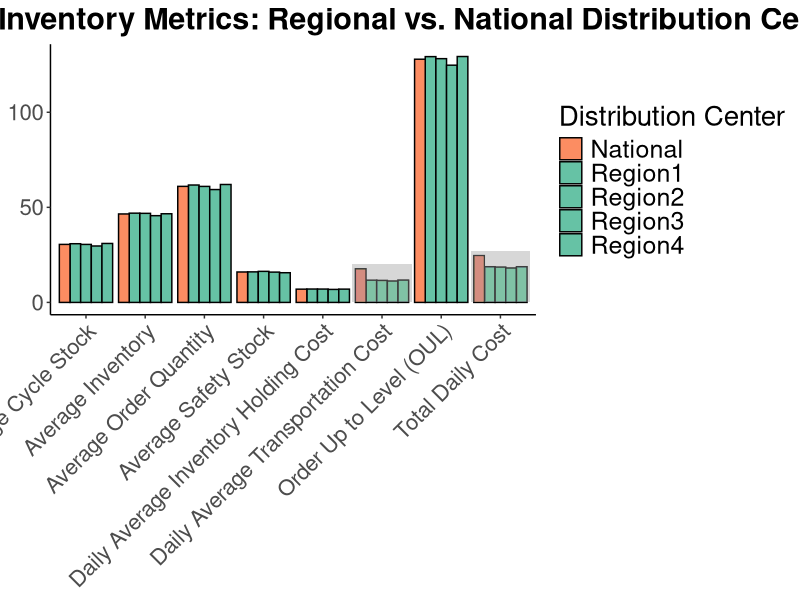

Reproduce this figure in R.
## ---- chunk 1
library(tidyverse)
library(magrittr)
library(scales)
library(data.table)
library(readxl)
library(knitr)
library(ggthemes)
## ---- chunk 2
product2 <- read_excel("Homework3_data.xlsx", 
                       sheet = "Product2")

## ---- chunk 3
product2 %>%
  head(10) %>%
  knitr::kable(digits = 2)

## ---- chunk 4
# Calculate average daily demand (D) for each region
D_region1 <- mean(product2$Region1)
D_region2 <- mean(product2$Region2)
D_region3 <- mean(product2$Region3)
D_region4 <- mean(product2$Region4)


D_values <- data.frame(
  Region = c("Region1", "Region2", "Region3", "Region4"),
  Average_Daily_Demand = c(D_region1, D_region2, D_region3, D_region4)
)

D_values
## ---- chunk 5
# Calculate standard deviation of daily demand (σ) for each region
sigma_region1 <- sd(product2$Region1)
sigma_region2 <- sd(product2$Region2)
sigma_region3 <- sd(product2$Region3)
sigma_region4 <- sd(product2$Region4)


sigma_values <- data.frame(
  Region = c("Region1", "Region2", "Region3", "Region4"),
  Standard_Deviation = c(sigma_region1, sigma_region2, sigma_region3, sigma_region4)
)

sigma_values
## ---- chunk 6

## ---- chunk 7
# Constants
L <- 5  # Lead time in days
R <- 6  # Review interval in days

# Calculate demand during lead time plus review period (D_{L+R}) for each region
D_L_R_region1 <- D_region1 * (L + R)
D_L_R_region2 <- D_region2 * (L + R)
D_L_R_region3 <- D_region3 * (L + R)
D_L_R_region4 <- D_region4 * (L + R)

D_L_R_values <- data.frame(
  Region = c("Region1", "Region2", "Region3", "Region4"),
  Demand_During_L_R = c(D_L_R_region1, D_L_R_region2, D_L_R_region3, D_L_R_region4)
)

D_L_R_values

## ---- chunk 8
# Calculate the Z-score for a 95% service level
Z <- qnorm(0.95)

# Calculate safety stock for each region
safety_stock_region1 <- Z * sigma_region1 * sqrt(L + R)
safety_stock_region2 <- Z * sigma_region2 * sqrt(L + R)
safety_stock_region3 <- Z * sigma_region3 * sqrt(L + R)
safety_stock_region4 <- Z * sigma_region4 * sqrt(L + R)

safety_stock_values <- data.frame(
  Region = c("Region1", "Region2", "Region3", "Region4"),
  Safety_Stock = c(safety_stock_region1, safety_stock_region2, safety_stock_region3, safety_stock_region4)
)

safety_stock_values
## ---- chunk 9
# Calculate Order Up to Level (OUL) for each region
OUL_region1 <- D_L_R_region1 + safety_stock_region1
OUL_region2 <- D_L_R_region2 + safety_stock_region2
OUL_region3 <- D_L_R_region3 + safety_stock_region3
OUL_region4 <- D_L_R_region4 + safety_stock_region4

OUL_values <- data.frame(
  Region = c("Region1", "Region2", "Region3", "Region4"),
  OUL = c(OUL_region1, OUL_region2, OUL_region3, OUL_region4)
)

OUL_values %>% 
  knitr::kable()
## ---- chunk 10
# Calculate the average order quantity for each region
average_order_quantity_region1 <- D_region1 * R
average_order_quantity_region2 <- D_region2 * R
average_order_quantity_region3 <- D_region3 * R
average_order_quantity_region4 <- D_region4 * R

average_order_quantity_values <- data.frame(
  Region = c("Region1", "Region2", "Region3", "Region4"),
  Average_Order_Quantity = c(average_order_quantity_region1, average_order_quantity_region2, average_order_quantity_region3, average_order_quantity_region4)
)

average_order_quantity_values %>% 
  knitr::kable()

## ---- chunk 11
# Calculate the average cycle stock for each region
average_cycle_stock_region1 <- average_order_quantity_region1 / 2
average_cycle_stock_region2 <- average_order_quantity_region2 / 2
average_cycle_stock_region3 <- average_order_quantity_region3 / 2
average_cycle_stock_region4 <- average_order_quantity_region4 / 2

average_cycle_stock_values <- data.frame(
  Region = c("Region1", "Region2", "Region3", "Region4"),
  Average_Cycle_Stock = c(average_cycle_stock_region1, average_cycle_stock_region2, average_cycle_stock_region3, average_cycle_stock_region4)
)

average_cycle_stock_values %>% 
  knitr::kable()

## ---- chunk 12
# Calculate the average inventory for each region
average_inventory_region1 <- average_cycle_stock_region1 + safety_stock_region1
average_inventory_region2 <- average_cycle_stock_region2 + safety_stock_region2
average_inventory_region3 <- average_cycle_stock_region3 + safety_stock_region3
average_inventory_region4 <- average_cycle_stock_region4 + safety_stock_region4

average_inventory_values <- data.frame(
  Region = c("Region1", "Region2", "Region3", "Region4"),
  Average_Inventory = c(average_inventory_region1, average_inventory_region2, average_inventory_region3, average_inventory_region4)
)

average_inventory_values %>% 
  knitr::kable()
## ---- chunk 13
# Holding cost per unit per day
holding_cost_per_unit_per_day <- 0.15

# Calculate the daily average inventory holding cost for each region
daily_average_inventory_holding_cost_region1 <- average_inventory_region1 * holding_cost_per_unit_per_day
daily_average_inventory_holding_cost_region2 <- average_inventory_region2 * holding_cost_per_unit_per_day
daily_average_inventory_holding_cost_region3 <- average_inventory_region3 * holding_cost_per_unit_per_day
daily_average_inventory_holding_cost_region4 <- average_inventory_region4 * holding_cost_per_unit_per_day

daily_average_inventory_holding_cost_values <- data.frame(
  Region = c("Region1", "Region2", "Region3", "Region4"),
  Daily_Average_Inventory_Holding_Cost = c(daily_average_inventory_holding_cost_region1, daily_average_inventory_holding_cost_region2, daily_average_inventory_holding_cost_region3, daily_average_inventory_holding_cost_region4)
)

daily_average_inventory_holding_cost_values %>% 
  knitr::kable()
## ---- chunk 14
# Transportation costs
inbound_cost <- 0.09
outbound_cost <- 0.10

# Calculate the daily average transportation cost for each region
daily_average_transportation_cost_region1 <- average_order_quantity_region1 * (inbound_cost + outbound_cost)
daily_average_transportation_cost_region2 <- average_order_quantity_region2 * (inbound_cost + outbound_cost)
daily_average_transportation_cost_region3 <- average_order_quantity_region3 * (inbound_cost + outbound_cost)
daily_average_transportation_cost_region4 <- average_order_quantity_region4 * (inbound_cost + outbound_cost)

daily_average_transportation_cost_values <- data.frame(
  Region = c("Region1", "Region2", "Region3", "Region4"),
  Daily_Average_Transportation_Cost = c(daily_average_transportation_cost_region1, daily_average_transportation_cost_region2, daily_average_transportation_cost_region3, daily_average_transportation_cost_region4)
)

daily_average_transportation_cost_values %>% 
  knitr::kable()
  
## ---- chunk 15
# Calculate the total daily cost for each region
total_daily_cost_region1 <- daily_average_inventory_holding_cost_region1 + daily_average_transportation_cost_region1
total_daily_cost_region2 <- daily_average_inventory_holding_cost_region2 + daily_average_transportation_cost_region2
total_daily_cost_region3 <- daily_average_inventory_holding_cost_region3 + daily_average_transportation_cost_region3
total_daily_cost_region4 <- daily_average_inventory_holding_cost_region4 + daily_average_transportation_cost_region4

# Create a data frame to store the results
total_daily_cost_values <- data.frame(
  Region = c("Region1", "Region2", "Region3", "Region4"),
  Total_Daily_Cost = c(total_daily_cost_region1, total_daily_cost_region2, total_daily_cost_region3, total_daily_cost_region4)
)

total_daily_cost_values %>% 
  knitr::kable()

## ---- chunk 16
# Constants for regional distribution centers
L <- 5  # Lead time in days
R <- 6  # Review interval in days
Z <- qnorm(0.95)  # Z-score for 95% service level
holding_cost_per_unit_per_day <- 0.15
inbound_cost_regional <- 0.09
outbound_cost_regional <- 0.10

# Calculate average daily demand (D) and standard deviation (sigma) for each region
D_region1 <- mean(product2$Region1)
D_region2 <- mean(product2$Region2)
D_region3 <- mean(product2$Region3)
D_region4 <- mean(product2$Region4)

sigma_region1 <- sd(product2$Region1)
sigma_region2 <- sd(product2$Region2)
sigma_region3 <- sd(product2$Region3)
sigma_region4 <- sd(product2$Region4)

# Calculate metrics for each region
calculate_metrics <- function(D, sigma) {
  D_L_R <- D * (L + R)
  safety_stock <- Z * sigma * sqrt(L + R)
  OUL <- D_L_R + safety_stock
  average_order_quantity <- D * R
  average_cycle_stock <- average_order_quantity / 2
  average_inventory <- average_cycle_stock + safety_stock
  daily_average_inventory_holding_cost <- average_inventory * holding_cost_per_unit_per_day
  daily_average_transportation_cost <- average_order_quantity * (inbound_cost_regional + outbound_cost_regional)
  total_daily_cost <- daily_average_inventory_holding_cost + daily_average_transportation_cost
  return(c(OUL, average_order_quantity, average_cycle_stock, safety_stock, average_inventory,
           daily_average_inventory_holding_cost, daily_average_transportation_cost, total_daily_cost))
}

metrics_region1 <- calculate_metrics(D_region1, sigma_region1)
metrics_region2 <- calculate_metrics(D_region2, sigma_region2)
metrics_region3 <- calculate_metrics(D_region3, sigma_region3)
metrics_region4 <- calculate_metrics(D_region4, sigma_region4)

regional_distribution_centers_values <- data.frame(
  Metric = c("Order Up to Level (OUL)", "Average Order Quantity", "Average Cycle Stock", 
             "Average Safety Stock", "Average Inventory", "Daily Average Inventory Holding Cost", 
             "Daily Average Transportation Cost", "Total Daily Cost"),
  Region1 = metrics_region1,
  Region2 = metrics_region2,
  Region3 = metrics_region3,
  Region4 = metrics_region4
)

regional_distribution_centers_values %>% 
  knitr::kable()
## ---- chunk 17
# Constants for the national distribution center
inbound_cost_national <- 0.05
outbound_cost_national <- 0.24

# Calculate the aggregated average daily demand (D) and standard deviation (sigma) for the national distribution center
D_national <- mean(c(product2$Region1, product2$Region2, product2$Region3, product2$Region4))
sigma_national <- sd(c(product2$Region1, product2$Region2, product2$Region3, product2$Region4))

# Calculate metrics for the national distribution center
D_L_R_national <- D_national * (L + R)
safety_stock_national <- Z * sigma_national * sqrt(L + R)
OUL_national <- D_L_R_national + safety_stock_national
average_order_quantity_national <- D_national * R
average_cycle_stock_national <- average_order_quantity_national / 2
average_inventory_national <- average_cycle_stock_national + safety_stock_national
daily_average_inventory_holding_cost_national <- average_inventory_national * holding_cost_per_unit_per_day
daily_average_transportation_cost_national <- average_order_quantity_national * (inbound_cost_national + outbound_cost_national)
total_daily_cost_national <- daily_average_inventory_holding_cost_national + daily_average_transportation_cost_national

national_distribution_center_values <- data.frame(
  Metric = c("Order Up to Level (OUL)", "Average Order Quantity", "Average Cycle Stock", 
             "Average Safety Stock", "Average Inventory", "Daily Average Inventory Holding Cost", 
             "Daily Average Transportation Cost", "Total Daily Cost"),
  National = c(OUL_national, average_order_quantity_national, average_cycle_stock_national, 
               safety_stock_national, average_inventory_national, daily_average_inventory_holding_cost_national, 
               daily_average_transportation_cost_national, total_daily_cost_national)
)

national_distribution_center_values %>% 
  knitr::kable()


## ---- chunk 18
comparison_table <- merge(regional_distribution_centers_values, national_distribution_center_values, by = "Metric")

comparison_table %>% 
  knitr::kable()
## ---- chunk 19
# Reshape the data for plotting
comparison_table_long <- comparison_table %>%
  pivot_longer(cols = -Metric, names_to = "Region", values_to = "Value")

# Create the plot
ggplot(comparison_table_long, aes(x = Metric, y = Value, fill = Region)) +
  geom_bar(stat = "identity", position = "dodge", color = "black") +
  scale_fill_manual(values = c("Region1" = "#66c2a5", "Region2" = "#66c2a5", 
                               "Region3" = "#66c2a5", "Region4" = "#66c2a5", 
                               "National" = "#fc8d62")) +
  theme_classic() +
  labs(title = "Comparison of Key Inventory Metrics: Regional vs. National Distribution Centers",
       x = NULL,
       y = NULL,
       fill = "Distribution Center") +
  theme(axis.text.x = element_text(angle = 45, hjust = 1),
        plot.title = element_text(hjust = 0.5, size = 22, face = "bold"),
        axis.title = element_text(size = 18),
        axis.text = element_text(size = 16)) +
  theme(legend.position = "right") +
  theme(legend.text = element_text(size = 18),
        legend.title = element_text(size = 20)) +
  geom_rect(aes(xmin = 5.5, xmax = 6.5, ymin = 0, ymax = 20), fill = "grey90", alpha = 0.01) +
  geom_rect(aes(xmin = 7.5, xmax = 8.5, ymin = 0, ymax = 27), fill = "grey90", alpha = 0.01) 

